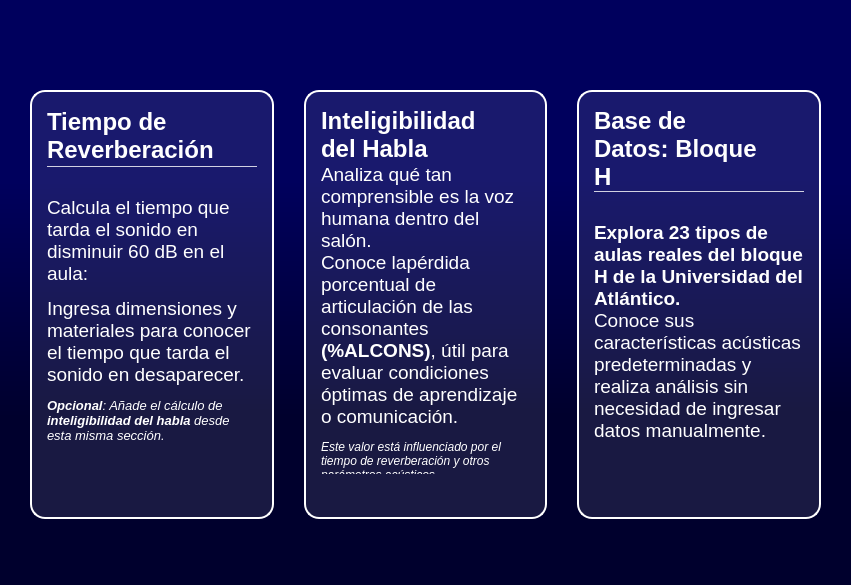
<?xml version="1.0" encoding="UTF-8"?>
<ui version="4.0">
 <class>ventanaIniciarAnalisis</class>
 <widget class="QWidget" name="ventanaIniciarAnalisis">
  <property name="geometry">
   <rect>
    <x>0</x>
    <y>0</y>
    <width>851</width>
    <height>585</height>
   </rect>
  </property>
  <property name="windowTitle">
   <string>Form</string>
  </property>
  <property name="styleSheet">
   <string notr="true">QWidget{
background-color: qlineargradient(spread:pad, x1:0.488, y1:0, x2:0.495, y2:1, stop:0.306818 rgba(0, 0, 93, 255), stop:0.710227 rgba(0, 0, 45, 255))
}
</string>
  </property>
  <layout class="QVBoxLayout" name="verticalLayout">
   <property name="spacing">
    <number>0</number>
   </property>
   <property name="leftMargin">
    <number>0</number>
   </property>
   <property name="topMargin">
    <number>0</number>
   </property>
   <property name="rightMargin">
    <number>0</number>
   </property>
   <property name="bottomMargin">
    <number>0</number>
   </property>
   <item>
    <widget class="QFrame" name="frameVentana">
     <property name="styleSheet">
      <string notr="true">QFrame{
	background-color: transparent
}</string>
     </property>
     <property name="frameShape">
      <enum>QFrame::NoFrame</enum>
     </property>
     <layout class="QVBoxLayout" name="verticalLayout_2" stretch="1,4,1">
      <property name="spacing">
       <number>0</number>
      </property>
      <property name="leftMargin">
       <number>0</number>
      </property>
      <property name="topMargin">
       <number>0</number>
      </property>
      <property name="rightMargin">
       <number>0</number>
      </property>
      <property name="bottomMargin">
       <number>0</number>
      </property>
      <item>
       <widget class="QFrame" name="frame_2">
        <property name="minimumSize">
         <size>
          <width>0</width>
          <height>60</height>
         </size>
        </property>
        <property name="frameShape">
         <enum>QFrame::NoFrame</enum>
        </property>
        <layout class="QHBoxLayout" name="horizontalLayout_14">
         <item>
          <widget class="QPushButton" name="botonRegresar">
           <property name="minimumSize">
            <size>
             <width>45</width>
             <height>45</height>
            </size>
           </property>
           <property name="maximumSize">
            <size>
             <width>45</width>
             <height>45</height>
            </size>
           </property>
           <property name="styleSheet">
            <string notr="true">QPushButton {
    background-color: #000000ff;
	border-radius: 20px;
}
QPushButton:hover {
    background-color:  rgba(255, 255, 255, 0.4);
	border-radius: 20px;
}
QPushButton:pressed {
    background-color: white;
	border-radius: 20px;
}</string>
           </property>
           <property name="text">
            <string/>
           </property>
           <property name="icon">
            <iconset>
             <normaloff>graficas/iconos/angulo-izquierdo.png</normaloff>graficas/iconos/angulo-izquierdo.png</iconset>
           </property>
           <property name="iconSize">
            <size>
             <width>30</width>
             <height>30</height>
            </size>
           </property>
          </widget>
         </item>
         <item>
          <spacer name="horizontalSpacer_3">
           <property name="orientation">
            <enum>Qt::Horizontal</enum>
           </property>
           <property name="sizeHint" stdset="0">
            <size>
             <width>779</width>
             <height>20</height>
            </size>
           </property>
          </spacer>
         </item>
        </layout>
       </widget>
      </item>
      <item>
       <widget class="QFrame" name="frameCards">
        <property name="autoFillBackground">
         <bool>false</bool>
        </property>
        <property name="styleSheet">
         <string notr="true"/>
        </property>
        <property name="frameShape">
         <enum>QFrame::NoFrame</enum>
        </property>
        <layout class="QHBoxLayout" name="horizontalLayout" stretch="1,1,1">
         <property name="spacing">
          <number>30</number>
         </property>
         <property name="leftMargin">
          <number>30</number>
         </property>
         <property name="topMargin">
          <number>30</number>
         </property>
         <property name="rightMargin">
          <number>30</number>
         </property>
         <property name="bottomMargin">
          <number>30</number>
         </property>
         <item>
          <widget class="QFrame" name="frContainer1">
           <property name="styleSheet">
            <string notr="true">QFrame {
    background-color: rgba(255, 255, 255, 0.1); /* Transparente con leve fondo */
    border: 2px solid white;
    border-radius: 15px;
    padding: 15px;
}
QFrame:hover {
    background-color: rgba(255, 255, 255, 0.2);
    transform: scale(1.05);
}

QLabel {
    background: none;
    border: none;
}

QPushButton {
    background-color: transparent;
    border: none;
    color: white;
    font-size: 24px;
}
QPushButton:hover {
    color: gray;
}</string>
           </property>
           <property name="frameShape">
            <enum>QFrame::NoFrame</enum>
           </property>
           <layout class="QHBoxLayout" name="horizontalLayout_3">
            <property name="spacing">
             <number>0</number>
            </property>
            <property name="leftMargin">
             <number>0</number>
            </property>
            <property name="topMargin">
             <number>0</number>
            </property>
            <property name="rightMargin">
             <number>0</number>
            </property>
            <property name="bottomMargin">
             <number>0</number>
            </property>
            <item>
             <widget class="QFrame" name="frame_11">
              <property name="styleSheet">
               <string notr="true">QFrame {
    background: none;
    border: none;
	padding: 0px
}</string>
              </property>
              <property name="frameShape">
               <enum>QFrame::NoFrame</enum>
              </property>
              <layout class="QVBoxLayout" name="verticalLayout_3" stretch="2,1,3,2">
               <property name="spacing">
                <number>0</number>
               </property>
               <property name="leftMargin">
                <number>0</number>
               </property>
               <property name="topMargin">
                <number>0</number>
               </property>
               <property name="rightMargin">
                <number>0</number>
               </property>
               <property name="bottomMargin">
                <number>0</number>
               </property>
               <item>
                <widget class="QFrame" name="frame_12">
                 <property name="enabled">
                  <bool>true</bool>
                 </property>
                 <property name="frameShape">
                  <enum>QFrame::NoFrame</enum>
                 </property>
                 <layout class="QHBoxLayout" name="horizontalLayout_4" stretch="5,1">
                  <property name="spacing">
                   <number>0</number>
                  </property>
                  <property name="leftMargin">
                   <number>0</number>
                  </property>
                  <property name="topMargin">
                   <number>0</number>
                  </property>
                  <property name="rightMargin">
                   <number>0</number>
                  </property>
                  <property name="bottomMargin">
                   <number>0</number>
                  </property>
                  <item>
                   <widget class="QFrame" name="frame_23">
                    <property name="frameShape">
                     <enum>QFrame::NoFrame</enum>
                    </property>
                    <layout class="QVBoxLayout">
                     <property name="spacing">
                      <number>0</number>
                     </property>
                     <property name="leftMargin">
                      <number>0</number>
                     </property>
                     <property name="topMargin">
                      <number>0</number>
                     </property>
                     <property name="rightMargin">
                      <number>0</number>
                     </property>
                     <property name="bottomMargin">
                      <number>0</number>
                     </property>
                     <item>
                      <widget class="QLabel" name="label">
                       <property name="sizePolicy">
                        <sizepolicy hsizetype="Ignored" vsizetype="Expanding">
                         <horstretch>0</horstretch>
                         <verstretch>0</verstretch>
                        </sizepolicy>
                       </property>
                       <property name="sizeIncrement">
                        <size>
                         <width>0</width>
                         <height>0</height>
                        </size>
                       </property>
                       <property name="font">
                        <font>
                         <bold>false</bold>
                        </font>
                       </property>
                       <property name="styleSheet">
                        <string notr="true">QLabel {
    font-size: 5em; /* Escala con el sistema */
}</string>
                       </property>
                       <property name="text">
                        <string>&lt;html&gt;&lt;head/&gt;&lt;body&gt;&lt;p&gt;&lt;span style=&quot; font-size:18pt; font-weight:700; color:#ffffff;&quot;&gt;Tiempo de Reverberación&lt;/span&gt;&lt;/p&gt;&lt;/body&gt;&lt;/html&gt;</string>
                       </property>
                       <property name="scaledContents">
                        <bool>false</bool>
                       </property>
                       <property name="wordWrap">
                        <bool>true</bool>
                       </property>
                      </widget>
                     </item>
                    </layout>
                   </widget>
                  </item>
                  <item>
                   <widget class="QFrame" name="frame_24">
                    <property name="statusTip">
                     <string comment="0"/>
                    </property>
                    <property name="autoFillBackground">
                     <bool>false</bool>
                    </property>
                    <property name="frameShape">
                     <enum>QFrame::NoFrame</enum>
                    </property>
                    <property name="lineWidth">
                     <number>1</number>
                    </property>
                    <layout class="QVBoxLayout" name="verticalLayout_6">
                     <property name="spacing">
                      <number>0</number>
                     </property>
                     <property name="leftMargin">
                      <number>0</number>
                     </property>
                     <property name="topMargin">
                      <number>0</number>
                     </property>
                     <property name="rightMargin">
                      <number>0</number>
                     </property>
                     <property name="bottomMargin">
                      <number>0</number>
                     </property>
                     <item>
                      <widget class="QLabel" name="label_2">
                       <property name="minimumSize">
                        <size>
                         <width>40</width>
                         <height>40</height>
                        </size>
                       </property>
                       <property name="maximumSize">
                        <size>
                         <width>40</width>
                         <height>40</height>
                        </size>
                       </property>
                       <property name="text">
                        <string/>
                       </property>
                       <property name="pixmap">
                        <pixmap>graficas/iconos/ondas-de-audio.png</pixmap>
                       </property>
                       <property name="scaledContents">
                        <bool>true</bool>
                       </property>
                      </widget>
                     </item>
                    </layout>
                   </widget>
                  </item>
                 </layout>
                </widget>
               </item>
               <item>
                <widget class="QFrame" name="frame_13">
                 <property name="styleSheet">
                  <string notr="true">QFrame {
    border-top: 0.6px solid  rgba(255, 255, 255, 0.8);  /* Cambia el color y grosor según tu preferencia */
    border-left: none;
    border-right: none;
    border-bottom: none;
	border-radius: 0;
}</string>
                 </property>
                 <property name="frameShape">
                  <enum>QFrame::NoFrame</enum>
                 </property>
                </widget>
               </item>
               <item>
                <widget class="QLabel" name="label_8">
                 <property name="sizePolicy">
                  <sizepolicy hsizetype="Preferred" vsizetype="Preferred">
                   <horstretch>0</horstretch>
                   <verstretch>0</verstretch>
                  </sizepolicy>
                 </property>
                 <property name="text">
                  <string>&lt;html&gt;&lt;head/&gt;&lt;body&gt;&lt;p&gt;&lt;span style=&quot; font-size:14pt; color:#ffffff;&quot;&gt;Calcula el tiempo que tarda el sonido en disminuir 60 dB en el aula:&lt;/span&gt;&lt;/p&gt;&lt;p&gt;&lt;span style=&quot; font-size:14pt; color:#ffffff;&quot;&gt;Ingresa dimensiones y materiales para conocer el tiempo que tarda el sonido en desaparecer.&lt;/span&gt;&lt;/p&gt;&lt;p&gt;&lt;span style=&quot; font-size:10pt; font-weight:700; font-style:italic; color:#ffffff;&quot;&gt;Opcional&lt;/span&gt;&lt;span style=&quot; font-size:10pt; font-style:italic; color:#ffffff;&quot;&gt;: Añade el cálculo de &lt;/span&gt;&lt;span style=&quot; font-size:10pt; font-weight:700; font-style:italic; color:#ffffff;&quot;&gt;inteligibilidad del habla&lt;/span&gt;&lt;span style=&quot; font-size:10pt; font-style:italic; color:#ffffff;&quot;&gt; desde esta misma sección.&lt;/span&gt;&lt;/p&gt;&lt;/body&gt;&lt;/html&gt;</string>
                 </property>
                 <property name="wordWrap">
                  <bool>true</bool>
                 </property>
                </widget>
               </item>
               <item>
                <widget class="QFrame" name="frameBoton">
                 <property name="layoutDirection">
                  <enum>Qt::LeftToRight</enum>
                 </property>
                 <property name="autoFillBackground">
                  <bool>false</bool>
                 </property>
                 <property name="frameShape">
                  <enum>QFrame::NoFrame</enum>
                 </property>
                 <layout class="QHBoxLayout" name="horizontalLayout_5" stretch="1,2">
                  <property name="spacing">
                   <number>0</number>
                  </property>
                  <property name="leftMargin">
                   <number>0</number>
                  </property>
                  <property name="topMargin">
                   <number>0</number>
                  </property>
                  <property name="rightMargin">
                   <number>0</number>
                  </property>
                  <property name="bottomMargin">
                   <number>0</number>
                  </property>
                  <item>
                   <widget class="QPushButton" name="botonIniciarTR">
                    <property name="sizePolicy">
                     <sizepolicy hsizetype="Expanding" vsizetype="Expanding">
                      <horstretch>0</horstretch>
                      <verstretch>0</verstretch>
                     </sizepolicy>
                    </property>
                    <property name="maximumSize">
                     <size>
                      <width>50</width>
                      <height>50</height>
                     </size>
                    </property>
                    <property name="layoutDirection">
                     <enum>Qt::LeftToRight</enum>
                    </property>
                    <property name="autoFillBackground">
                     <bool>false</bool>
                    </property>
                    <property name="styleSheet">
                     <string notr="true">QPushButton {
    background-color: #000000ff;
	border-radius: 20px;
}
QPushButton:hover {
    background-color:  rgba(255, 255, 255, 0.4);
	border-radius: 20px;
}
QPushButton:pressed {
    background-color: white;
	border-radius: 20px;
}</string>
                    </property>
                    <property name="text">
                     <string/>
                    </property>
                    <property name="icon">
                     <iconset>
                      <normaloff>graficas/iconos/angulo-derecho.png</normaloff>graficas/iconos/angulo-derecho.png</iconset>
                    </property>
                    <property name="iconSize">
                     <size>
                      <width>32</width>
                      <height>32</height>
                     </size>
                    </property>
                   </widget>
                  </item>
                  <item>
                   <spacer name="horizontalSpacer">
                    <property name="orientation">
                     <enum>Qt::Vertical</enum>
                    </property>
                    <property name="sizeHint" stdset="0">
                     <size>
                      <width>126</width>
                      <height>20</height>
                     </size>
                    </property>
                   </spacer>
                  </item>
                 </layout>
                </widget>
               </item>
              </layout>
             </widget>
            </item>
           </layout>
          </widget>
         </item>
         <item>
          <widget class="QFrame" name="frContainer2">
           <property name="styleSheet">
            <string notr="true">QFrame {
    background-color: rgba(255, 255, 255, 0.1); /* Transparente con leve fondo */
    border: 2px solid white;
    border-radius: 15px;
    padding: 15px;
}
QFrame:hover {
    background-color: rgba(255, 255, 255, 0.2);
    transform: scale(1.05);
}

QLabel {
    background: none;
    border: none;
}

QPushButton {
    background-color: transparent;
    border: none;
    color: white;
    font-size: 24px;
}
QPushButton:hover {
    color: gray;
}</string>
           </property>
           <property name="frameShape">
            <enum>QFrame::NoFrame</enum>
           </property>
           <layout class="QHBoxLayout" name="horizontalLayout_6">
            <property name="spacing">
             <number>0</number>
            </property>
            <property name="leftMargin">
             <number>0</number>
            </property>
            <property name="topMargin">
             <number>0</number>
            </property>
            <property name="rightMargin">
             <number>0</number>
            </property>
            <property name="bottomMargin">
             <number>0</number>
            </property>
            <item>
             <widget class="QFrame" name="frame_15">
              <property name="styleSheet">
               <string notr="true">QFrame {
    background: none;
    border: none;
	padding: 0px
}</string>
              </property>
              <property name="frameShape">
               <enum>QFrame::NoFrame</enum>
              </property>
              <layout class="QVBoxLayout" name="verticalLayout_4" stretch="3,1,5,3">
               <property name="spacing">
                <number>0</number>
               </property>
               <property name="leftMargin">
                <number>0</number>
               </property>
               <property name="topMargin">
                <number>0</number>
               </property>
               <property name="rightMargin">
                <number>0</number>
               </property>
               <property name="bottomMargin">
                <number>0</number>
               </property>
               <item>
                <widget class="QFrame" name="frame_16">
                 <property name="frameShape">
                  <enum>QFrame::NoFrame</enum>
                 </property>
                 <layout class="QHBoxLayout" name="horizontalLayout_7" stretch="5,1">
                  <property name="spacing">
                   <number>0</number>
                  </property>
                  <property name="leftMargin">
                   <number>0</number>
                  </property>
                  <property name="topMargin">
                   <number>0</number>
                  </property>
                  <property name="rightMargin">
                   <number>0</number>
                  </property>
                  <property name="bottomMargin">
                   <number>0</number>
                  </property>
                  <item>
                   <widget class="QFrame" name="frame_25">
                    <property name="frameShape">
                     <enum>QFrame::NoFrame</enum>
                    </property>
                    <layout class="QVBoxLayout" name="_2">
                     <property name="spacing">
                      <number>0</number>
                     </property>
                     <property name="leftMargin">
                      <number>0</number>
                     </property>
                     <property name="topMargin">
                      <number>0</number>
                     </property>
                     <property name="rightMargin">
                      <number>0</number>
                     </property>
                     <property name="bottomMargin">
                      <number>0</number>
                     </property>
                     <item>
                      <widget class="QLabel" name="label_3">
                       <property name="sizePolicy">
                        <sizepolicy hsizetype="Ignored" vsizetype="Expanding">
                         <horstretch>0</horstretch>
                         <verstretch>0</verstretch>
                        </sizepolicy>
                       </property>
                       <property name="sizeIncrement">
                        <size>
                         <width>0</width>
                         <height>0</height>
                        </size>
                       </property>
                       <property name="styleSheet">
                        <string notr="true">QLabel {
    font-size: 5em; /* Escala con el sistema */
}</string>
                       </property>
                       <property name="text">
                        <string>&lt;html&gt;&lt;head/&gt;&lt;body&gt;&lt;p&gt;&lt;span style=&quot; font-size:18pt; font-weight:700; color:#ffffff;&quot;&gt;Inteligibilidad del Habla&lt;/span&gt;&lt;/p&gt;&lt;/body&gt;&lt;/html&gt;</string>
                       </property>
                       <property name="wordWrap">
                        <bool>true</bool>
                       </property>
                      </widget>
                     </item>
                    </layout>
                   </widget>
                  </item>
                  <item>
                   <widget class="QFrame" name="frame_26">
                    <property name="frameShape">
                     <enum>QFrame::NoFrame</enum>
                    </property>
                    <layout class="QVBoxLayout" name="verticalLayout_7">
                     <property name="spacing">
                      <number>0</number>
                     </property>
                     <property name="leftMargin">
                      <number>0</number>
                     </property>
                     <property name="topMargin">
                      <number>0</number>
                     </property>
                     <property name="rightMargin">
                      <number>0</number>
                     </property>
                     <property name="bottomMargin">
                      <number>0</number>
                     </property>
                     <item>
                      <widget class="QLabel" name="label_4">
                       <property name="minimumSize">
                        <size>
                         <width>40</width>
                         <height>40</height>
                        </size>
                       </property>
                       <property name="maximumSize">
                        <size>
                         <width>40</width>
                         <height>40</height>
                        </size>
                       </property>
                       <property name="text">
                        <string/>
                       </property>
                       <property name="pixmap">
                        <pixmap>graficas/iconos/terapia-musical.png</pixmap>
                       </property>
                       <property name="scaledContents">
                        <bool>true</bool>
                       </property>
                      </widget>
                     </item>
                    </layout>
                   </widget>
                  </item>
                 </layout>
                </widget>
               </item>
               <item>
                <widget class="QFrame" name="frame_17">
                 <property name="styleSheet">
                  <string notr="true">QFrame {
    border-top: 0.6px solid  rgba(255, 255, 255, 0.8);  /* Cambia el color y grosor según tu preferencia */
    border-left: none;
    border-right: none;
    border-bottom: none;
	border-radius: 0;
}</string>
                 </property>
                 <property name="frameShape">
                  <enum>QFrame::NoFrame</enum>
                 </property>
                </widget>
               </item>
               <item>
                <widget class="QLabel" name="label_7">
                 <property name="text">
                  <string>&lt;html&gt;&lt;head/&gt;&lt;body&gt;&lt;p&gt;&lt;span style=&quot; font-size:14pt; color:#ffffff;&quot;&gt;Analiza qué tan comprensible es la voz humana dentro del salón.&lt;br/&gt;Conoce lapérdida porcentual de articulación de las consonantes &lt;/span&gt;&lt;span style=&quot; font-size:14pt; font-weight:700; color:#ffffff;&quot;&gt;(%ALCONS)&lt;/span&gt;&lt;span style=&quot; font-size:14pt; color:#ffffff;&quot;&gt;, útil para evaluar condiciones óptimas de aprendizaje o comunicación.&lt;/span&gt;&lt;/p&gt;&lt;p&gt;&lt;span style=&quot; font-style:italic; color:#ffffff;&quot;&gt;Este valor está influenciado por el tiempo de reverberación y otros parámetros acústicos.&lt;/span&gt;&lt;/p&gt;&lt;/body&gt;&lt;/html&gt;</string>
                 </property>
                 <property name="wordWrap">
                  <bool>true</bool>
                 </property>
                </widget>
               </item>
               <item>
                <widget class="QFrame" name="frameBoton_2">
                 <property name="layoutDirection">
                  <enum>Qt::LeftToRight</enum>
                 </property>
                 <property name="autoFillBackground">
                  <bool>false</bool>
                 </property>
                 <property name="frameShape">
                  <enum>QFrame::NoFrame</enum>
                 </property>
                 <layout class="QHBoxLayout" name="horizontalLayout_8" stretch="1,2">
                  <property name="spacing">
                   <number>0</number>
                  </property>
                  <property name="leftMargin">
                   <number>0</number>
                  </property>
                  <property name="topMargin">
                   <number>0</number>
                  </property>
                  <property name="rightMargin">
                   <number>0</number>
                  </property>
                  <property name="bottomMargin">
                   <number>0</number>
                  </property>
                  <item>
                   <widget class="QPushButton" name="botonIniciarIH">
                    <property name="maximumSize">
                     <size>
                      <width>50</width>
                      <height>50</height>
                     </size>
                    </property>
                    <property name="layoutDirection">
                     <enum>Qt::LeftToRight</enum>
                    </property>
                    <property name="autoFillBackground">
                     <bool>false</bool>
                    </property>
                    <property name="styleSheet">
                     <string notr="true">QPushButton {
    background-color: #000000ff;
    border-radius: 20px;
}
QPushButton:hover {
    background-color:  rgba(255, 255, 255, 0.4);
	border-radius: 20px;
}
QPushButton:pressed {
    background-color: white;
	border-radius: 20px;
}</string>
                    </property>
                    <property name="text">
                     <string/>
                    </property>
                    <property name="icon">
                     <iconset>
                      <normaloff>graficas/iconos/angulo-derecho.png</normaloff>graficas/iconos/angulo-derecho.png</iconset>
                    </property>
                    <property name="iconSize">
                     <size>
                      <width>32</width>
                      <height>32</height>
                     </size>
                    </property>
                   </widget>
                  </item>
                  <item>
                   <spacer name="horizontalSpacer_2">
                    <property name="orientation">
                     <enum>Qt::Vertical</enum>
                    </property>
                    <property name="sizeHint" stdset="0">
                     <size>
                      <width>78</width>
                      <height>20</height>
                     </size>
                    </property>
                   </spacer>
                  </item>
                 </layout>
                </widget>
               </item>
              </layout>
             </widget>
            </item>
           </layout>
          </widget>
         </item>
         <item>
          <widget class="QFrame" name="frContainer3">
           <property name="styleSheet">
            <string notr="true">QFrame {
    background-color: rgba(255, 255, 255, 0.1); /* Transparente con leve fondo */
    border: 2px solid white;
    border-radius: 15px;
    padding: 15px;
}
QFrame:hover {
    background-color: rgba(255, 255, 255, 0.2);
    transform: scale(1.05);
}

QLabel {
    background: none;
    border: none;
}

QPushButton {
    background-color: transparent;
    border: none;
    color: white;
    font-size: 24px;
}
QPushButton:hover {
    color: gray;
}</string>
           </property>
           <property name="frameShape">
            <enum>QFrame::NoFrame</enum>
           </property>
           <layout class="QHBoxLayout" name="horizontalLayout_9">
            <property name="spacing">
             <number>0</number>
            </property>
            <property name="leftMargin">
             <number>0</number>
            </property>
            <property name="topMargin">
             <number>0</number>
            </property>
            <property name="rightMargin">
             <number>0</number>
            </property>
            <property name="bottomMargin">
             <number>0</number>
            </property>
            <item>
             <widget class="QFrame" name="subFrame3">
              <property name="styleSheet">
               <string notr="true">QFrame {
    background: none;
    border: none;
	padding: 0px
}</string>
              </property>
              <property name="frameShape">
               <enum>QFrame::NoFrame</enum>
              </property>
              <layout class="QVBoxLayout" name="verticalLayout_5" stretch="2,1,3,2">
               <property name="spacing">
                <number>0</number>
               </property>
               <property name="leftMargin">
                <number>0</number>
               </property>
               <property name="topMargin">
                <number>0</number>
               </property>
               <property name="rightMargin">
                <number>0</number>
               </property>
               <property name="bottomMargin">
                <number>0</number>
               </property>
               <item>
                <widget class="QFrame" name="containerTittle3">
                 <property name="frameShape">
                  <enum>QFrame::NoFrame</enum>
                 </property>
                 <layout class="QHBoxLayout" name="horizontalLayout_10" stretch="5,1">
                  <property name="spacing">
                   <number>0</number>
                  </property>
                  <property name="leftMargin">
                   <number>0</number>
                  </property>
                  <property name="topMargin">
                   <number>0</number>
                  </property>
                  <property name="rightMargin">
                   <number>0</number>
                  </property>
                  <property name="bottomMargin">
                   <number>0</number>
                  </property>
                  <item>
                   <widget class="QFrame" name="frameTittle3">
                    <property name="frameShape">
                     <enum>QFrame::NoFrame</enum>
                    </property>
                    <layout class="QVBoxLayout" name="_3">
                     <property name="spacing">
                      <number>0</number>
                     </property>
                     <property name="leftMargin">
                      <number>0</number>
                     </property>
                     <property name="topMargin">
                      <number>0</number>
                     </property>
                     <property name="rightMargin">
                      <number>0</number>
                     </property>
                     <property name="bottomMargin">
                      <number>0</number>
                     </property>
                     <item>
                      <widget class="QLabel" name="labelTitle3">
                       <property name="sizePolicy">
                        <sizepolicy hsizetype="Ignored" vsizetype="Expanding">
                         <horstretch>0</horstretch>
                         <verstretch>0</verstretch>
                        </sizepolicy>
                       </property>
                       <property name="sizeIncrement">
                        <size>
                         <width>0</width>
                         <height>0</height>
                        </size>
                       </property>
                       <property name="styleSheet">
                        <string notr="true">QLabel {
    font-size: 5em; /* Escala con el sistema */
}</string>
                       </property>
                       <property name="text">
                        <string>&lt;html&gt;&lt;head/&gt;&lt;body&gt;&lt;p&gt;&lt;span style=&quot; font-size:18pt; font-weight:700; color:#ffffff;&quot;&gt;Base de Datos: Bloque H&lt;/span&gt;&lt;/p&gt;&lt;/body&gt;&lt;/html&gt;</string>
                       </property>
                       <property name="wordWrap">
                        <bool>true</bool>
                       </property>
                      </widget>
                     </item>
                    </layout>
                   </widget>
                  </item>
                  <item>
                   <widget class="QFrame" name="frameIcon3">
                    <property name="frameShape">
                     <enum>QFrame::NoFrame</enum>
                    </property>
                    <layout class="QVBoxLayout" name="verticalLayout_8">
                     <property name="spacing">
                      <number>0</number>
                     </property>
                     <property name="leftMargin">
                      <number>0</number>
                     </property>
                     <property name="topMargin">
                      <number>0</number>
                     </property>
                     <property name="rightMargin">
                      <number>0</number>
                     </property>
                     <property name="bottomMargin">
                      <number>0</number>
                     </property>
                     <item>
                      <widget class="QLabel" name="labelIcon3">
                       <property name="minimumSize">
                        <size>
                         <width>40</width>
                         <height>40</height>
                        </size>
                       </property>
                       <property name="maximumSize">
                        <size>
                         <width>40</width>
                         <height>40</height>
                        </size>
                       </property>
                       <property name="text">
                        <string/>
                       </property>
                       <property name="pixmap">
                        <pixmap>graficas/iconos/logoBN.png</pixmap>
                       </property>
                       <property name="scaledContents">
                        <bool>true</bool>
                       </property>
                      </widget>
                     </item>
                    </layout>
                   </widget>
                  </item>
                 </layout>
                </widget>
               </item>
               <item>
                <widget class="QFrame" name="linea3">
                 <property name="styleSheet">
                  <string notr="true">QFrame {
    border-top: 0.6px solid  rgba(255, 255, 255, 0.8);  /* Cambia el color y grosor según tu preferencia */
    border-left: none;
    border-right: none;
    border-bottom: none;
	border-radius: 0;
}</string>
                 </property>
                 <property name="frameShape">
                  <enum>QFrame::NoFrame</enum>
                 </property>
                </widget>
               </item>
               <item>
                <widget class="QLabel" name="lbDescripcion3">
                 <property name="text">
                  <string>&lt;html&gt;&lt;head/&gt;&lt;body&gt;&lt;p&gt;&lt;span style=&quot; font-size:14pt; font-weight:700; color:#ffffff;&quot;&gt;Explora 23 tipos de aulas reales del bloque H de la Universidad del Atlántico.&lt;/span&gt;&lt;span style=&quot; font-size:14pt; color:#ffffff;&quot;&gt;&lt;br/&gt;Conoce sus características acústicas predeterminadas y realiza análisis sin necesidad de ingresar datos manualmente.&lt;/span&gt;&lt;/p&gt;&lt;/body&gt;&lt;/html&gt;</string>
                 </property>
                 <property name="wordWrap">
                  <bool>true</bool>
                 </property>
                </widget>
               </item>
               <item>
                <widget class="QFrame" name="frameBoton_3">
                 <property name="layoutDirection">
                  <enum>Qt::LeftToRight</enum>
                 </property>
                 <property name="autoFillBackground">
                  <bool>false</bool>
                 </property>
                 <property name="frameShape">
                  <enum>QFrame::NoFrame</enum>
                 </property>
                 <layout class="QHBoxLayout" name="horizontalLayout_11" stretch="1,2">
                  <property name="spacing">
                   <number>0</number>
                  </property>
                  <property name="leftMargin">
                   <number>0</number>
                  </property>
                  <property name="topMargin">
                   <number>0</number>
                  </property>
                  <property name="rightMargin">
                   <number>0</number>
                  </property>
                  <property name="bottomMargin">
                   <number>0</number>
                  </property>
                  <item>
                   <widget class="QPushButton" name="botonIniciarBD">
                    <property name="maximumSize">
                     <size>
                      <width>50</width>
                      <height>50</height>
                     </size>
                    </property>
                    <property name="layoutDirection">
                     <enum>Qt::LeftToRight</enum>
                    </property>
                    <property name="autoFillBackground">
                     <bool>false</bool>
                    </property>
                    <property name="styleSheet">
                     <string notr="true">QPushButton {
    background-color: #000000ff;
    border-radius: 20px;
}
QPushButton:hover {
    background-color:  rgba(255, 255, 255, 0.4);
	border-radius: 20px;
}
QPushButton:pressed {
    background-color: white;
	border-radius: 20px;
}</string>
                    </property>
                    <property name="text">
                     <string/>
                    </property>
                    <property name="icon">
                     <iconset>
                      <normaloff>graficas/iconos/angulo-derecho.png</normaloff>graficas/iconos/angulo-derecho.png</iconset>
                    </property>
                    <property name="iconSize">
                     <size>
                      <width>32</width>
                      <height>32</height>
                     </size>
                    </property>
                   </widget>
                  </item>
                  <item>
                   <spacer name="horizontalSpacer3">
                    <property name="orientation">
                     <enum>Qt::Vertical</enum>
                    </property>
                    <property name="sizeHint" stdset="0">
                     <size>
                      <width>78</width>
                      <height>20</height>
                     </size>
                    </property>
                   </spacer>
                  </item>
                 </layout>
                </widget>
               </item>
              </layout>
             </widget>
            </item>
           </layout>
          </widget>
         </item>
        </layout>
       </widget>
      </item>
      <item>
       <widget class="QFrame" name="frame_4">
        <property name="frameShape">
         <enum>QFrame::NoFrame</enum>
        </property>
        <layout class="QHBoxLayout" name="horizontalLayout_2">
         <item>
          <widget class="QFrame" name="frameBotonRegresar">
           <property name="frameShape">
            <enum>QFrame::NoFrame</enum>
           </property>
           <layout class="QHBoxLayout" name="horizontalLayout_12">
            <property name="spacing">
             <number>0</number>
            </property>
            <property name="leftMargin">
             <number>50</number>
            </property>
            <property name="topMargin">
             <number>0</number>
            </property>
            <property name="rightMargin">
             <number>50</number>
            </property>
            <property name="bottomMargin">
             <number>0</number>
            </property>
           </layout>
          </widget>
         </item>
         <item>
          <widget class="QFrame" name="frame_9">
           <property name="frameShape">
            <enum>QFrame::NoFrame</enum>
           </property>
          </widget>
         </item>
         <item>
          <widget class="QFrame" name="frameBotonBD">
           <property name="frameShape">
            <enum>QFrame::NoFrame</enum>
           </property>
           <layout class="QHBoxLayout" name="horizontalLayout_13"/>
          </widget>
         </item>
        </layout>
       </widget>
      </item>
     </layout>
    </widget>
   </item>
  </layout>
 </widget>
 <resources/>
 <connections/>
</ui>
